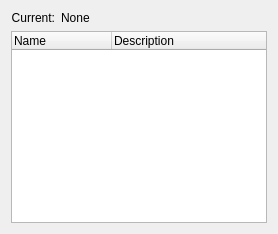
       <widget class="QWidget" name="tab_challenges">
        <attribute name="title">
         <string>RoboPlay Challenges</string>
        </attribute>
        <layout class="QVBoxLayout" name="verticalLayout_13">
         <item>
          <layout class="QHBoxLayout" name="layout_current" stretch="0,1">
           <item>
            <widget class="QLabel" name="label_current">
             <property name="sizePolicy">
              <sizepolicy hsizetype="Preferred" vsizetype="Fixed">
               <horstretch>0</horstretch>
               <verstretch>0</verstretch>
              </sizepolicy>
             </property>
             <property name="text">
              <string>Current:</string>
             </property>
             <property name="alignment">
              <set>Qt::AlignRight|Qt::AlignTrailing|Qt::AlignVCenter</set>
             </property>
            </widget>
           </item>
           <item>
            <widget class="QLabel" name="label_current_item">
             <property name="sizePolicy">
              <sizepolicy hsizetype="Expanding" vsizetype="Fixed">
               <horstretch>0</horstretch>
               <verstretch>0</verstretch>
              </sizepolicy>
             </property>
             <property name="text">
              <string>None</string>
             </property>
            </widget>
           </item>
          </layout>
         </item>
         <item>
          <widget class="QTreeWidget" name="tree_challenges">
           <property name="sizePolicy">
            <sizepolicy hsizetype="Expanding" vsizetype="Preferred">
             <horstretch>0</horstretch>
             <verstretch>1</verstretch>
            </sizepolicy>
           </property>
           <property name="horizontalScrollBarPolicy">
            <enum>Qt::ScrollBarAlwaysOff</enum>
           </property>
           <property name="sizeAdjustPolicy">
            <enum>QAbstractScrollArea::AdjustIgnored</enum>
           </property>
           <property name="editTriggers">
            <set>QAbstractItemView::NoEditTriggers</set>
           </property>
           <property name="showDropIndicator" stdset="0">
            <bool>false</bool>
           </property>
           <property name="uniformRowHeights">
            <bool>true</bool>
           </property>
           <property name="columnCount">
            <number>2</number>
           </property>
           <column>
            <property name="text">
             <string>Name</string>
            </property>
           </column>
           <column>
            <property name="text">
             <string>Description</string>
            </property>
           </column>
          </widget>
         </item>
        </layout>
       </widget>
